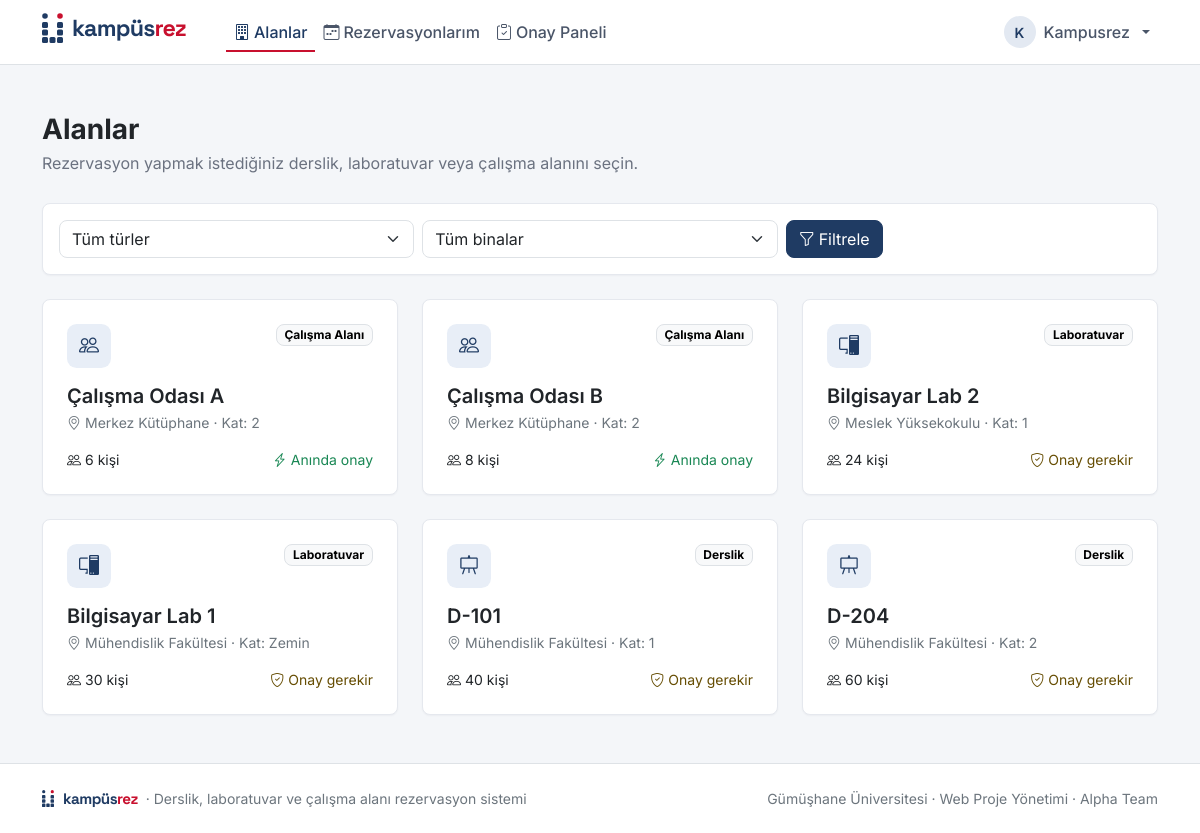
Screenshot of /alanlar/ (signed in) with the database file from the repository.
### accounts/models.py (models this page shows, shortened)
class User(AbstractUser):
    class Role(models.TextChoices):
        STUDENT = "student", "Öğrenci"
        ACADEMIC = "academic", "Akademik Personel"
        ADMIN = "admin", "Yönetici"
    role = models.CharField("Rol", max_length=20, choices=Role.choices, default=Role.STUDENT)
    school_number = models.CharField("Öğrenci / Personel No", max_length=20, blank=True)
    no_show_count = models.PositiveIntegerField("Gelmeme sayısı", default=0)
    restricted_until = models.DateTimeField("Kısıtlama bitişi", null=True, blank=True)
    class Meta:
        verbose_name = "Kullanıcı"
        verbose_name_plural = "Kullanıcılar"
    @property
    def is_admin_role(self):
        return self.role == self.Role.ADMIN
    @property
    def can_manage_reservations(self):
        return self.is_authenticated and (self.is_admin_role or self.is_superuser)

### spaces/models.py (models this page shows, shortened)
class Space(models.Model):
    class SpaceType(models.TextChoices):
        CLASSROOM = "classroom", "Derslik"
        LAB = "lab", "Laboratuvar"
        STUDY_ROOM = "study_room", "Çalışma Alanı"
    name = models.CharField("Alan adı", max_length=100)
    space_type = models.CharField("Alan türü", max_length=20, choices=SpaceType.choices)
    building = models.CharField("Bina", max_length=100)
    floor = models.CharField("Kat", max_length=20, blank=True)
    capacity = models.PositiveIntegerField("Kapasite")
    equipment = models.TextField(
        "Donanım", blank=True, help_text="Örn. projeksiyon, 30 bilgisayar, akıllı tahta"
    )
    is_active = models.BooleanField("Rezervasyona açık", default=True)
    requires_approval = models.BooleanField("Onay gerekli", default=False)
    max_duration_hours = models.PositiveSmallIntegerField("En fazla süre (saat)", default=2)
    weekly_limit = models.PositiveSmallIntegerField("Haftalık hak", default=3)
    max_advance_days = models.PositiveSmallIntegerField("En fazla kaç gün önceden", default=7)
    class Meta:
        verbose_name = "Alan"
        verbose_name_plural = "Alanlar"
        ordering = ["building", "name"]

### spaces/views.py (the view)
# urls.py: path("", views.space_list, name="list"),
@login_required
def space_list(request):
    spaces = Space.objects.filter(is_active=True)
    selected_type = request.GET.get("tur", "")
    selected_building = request.GET.get("bina", "")
    if selected_type:
        spaces = spaces.filter(space_type=selected_type)
    if selected_building:
        spaces = spaces.filter(building=selected_building)
    buildings = (
        Space.objects.filter(is_active=True).order_by("building")
        .values_list("building", flat=True).distinct()
    )
    return render(request, "spaces/space_list.html", {
        "spaces": spaces,
        "space_types": Space.SpaceType.choices,
        "buildings": buildings,
        "selected_type": selected_type,
        "selected_building": selected_building,
    })

### core/templatetags/ui.py (called while the page is built)
@register.filter
def space_icon(space):
    return SPACE_ICONS.get(space.space_type, "bi-building")

### templates/spaces/space_list.html (shortened to what this page needs)
{% extends "base.html" %}
{% load ui %}
{% block content %}
    <div class="page-header">
        <h1>Alanlar</h1>
        <p>Rezervasyon yapmak istediğiniz derslik, laboratuvar veya çalışma alanını seçin.</p>
    </div>
    <form method="get" class="card p-3 mb-4">
        <div class="row g-2 align-items-center">
            <div class="col-sm-5 col-lg-4">
                <select name="tur" class="form-select" aria-label="Alan türü">
                    <option value="">Tüm türler</option>
                </select>
            </div>
            <div class="col-sm-5 col-lg-4">
                <select name="bina" class="form-select" aria-label="Bina">
                    <option value="">Tüm binalar</option>
                </select>
            </div>
            <div class="col-sm-2 col-lg-auto d-flex gap-2">
                <button type="submit" class="btn btn-primary"><i class="bi bi-funnel me-1"></i>Filtrele</button>
            </div>
        </div>
    </form>
    <div class="row g-4">
        {% for space in spaces %}
            <div class="col-sm-6 col-lg-4">
                <a href="{% url 'spaces:detail' space.pk %}" class="card card-hover h-100 p-4 text-decoration-none text-body">
                    <div class="d-flex justify-content-between align-items-start mb-3">
                        <span class="icon-tile"><i class="bi {{ space|space_icon }}"></i></span>
                        <span class="badge text-bg-light border">{{ space.get_space_type_display }}</span>
                    </div>
                    <h2 class="h5 fw-semibold mb-1">{{ space.name }}</h2>
                    <p class="text-secondary small mb-3">
                        <i class="bi bi-geo-alt me-1"></i>{{ space.building }}{% if space.floor %} · Kat: {{ space.floor }}{% endif %}
                    </p>
                    <div class="d-flex justify-content-between small mt-auto">
                        <span><i class="bi bi-people me-1"></i>{{ space.capacity }} kişi</span>
                        {% if space.requires_approval %}
                            <span class="text-warning-emphasis"><i class="bi bi-shield-check me-1"></i>Onay gerekir</span>
                        {% else %}
                            <span class="text-success"><i class="bi bi-lightning-charge me-1"></i>Anında onay</span>
                        {% endif %}
                    </div>
                </a>
            </div>
        {% endfor %}
    </div>
{% endblock %}

### templates/base.html (shortened to what this page needs)
{% load static %}
<!DOCTYPE html>
<html lang="tr">
<head>
    <link rel="stylesheet" href="https://cdn.jsdelivr.net/npm/bootstrap@5.3.3/dist/css/bootstrap.min.css">
    <link rel="stylesheet" href="https://cdn.jsdelivr.net/npm/bootstrap-icons@1.11.3/font/bootstrap-icons.min.css">
    <link rel="stylesheet" href="{% static 'css/style.css' %}">
</head>
<body class="d-flex flex-column min-vh-100">
    <nav class="navbar navbar-expand-lg bg-white border-bottom sticky-top">
        <div class="container">
            <a class="navbar-brand" href="{% url 'home' %}" aria-label="KampüsRez ana sayfa">
                {% include "partials/logo.html" %}
            </a>
            <div class="collapse navbar-collapse" id="mainNav">
                {% if user.is_authenticated %}
                    {% with url_name=request.resolver_match.url_name ns=request.resolver_match.namespace %}
                    <ul class="navbar-nav me-auto ms-lg-4">
                        <li class="nav-item">
                            <a class="nav-link {% if ns == 'spaces' %}active{% endif %}" href="{% url 'spaces:list' %}">
                                <i class="bi bi-building me-1"></i>Alanlar
                            </a>
                        </li>
                        <li class="nav-item">
                            <a class="nav-link {% if ns == 'reservations' and url_name != 'manage' %}active{% endif %}" href="{% url 'reservations:my' %}">
                                <i class="bi bi-calendar-week me-1"></i>Rezervasyonlarım
                            </a>
                        </li>
                        {% if user.can_manage_reservations %}
                            <li class="nav-item">
                                <a class="nav-link {% if url_name == 'manage' %}active{% endif %}" href="{% url 'reservations:manage' %}">
                                    <i class="bi bi-clipboard-check me-1"></i>Onay Paneli
                                </a>
                            </li>
                        {% endif %}
                    </ul>
                    {% endwith %}
                    <ul class="navbar-nav ms-auto">
                        <li class="nav-item dropdown">
                            <a class="nav-link dropdown-toggle d-flex align-items-center gap-2" href="#" role="button"
                               data-bs-toggle="dropdown" aria-expanded="false">
                                <span class="avatar">{{ user.first_name|default:user.username|first|upper }}</span>
                                <span>{{ user.first_name|default:user.username }}</span>
                            </a>
                        </li>
                    </ul>
                {% else %}
                    <div class="ms-auto d-flex gap-2 py-2 py-lg-0">
                        <a href="{% url 'accounts:login' %}" class="btn btn-outline-primary">Giriş Yap</a>
                        <a href="{% url 'accounts:register' %}" class="btn btn-primary">Kayıt Ol</a>
                    </div>
                {% endif %}
            </div>
        </div>
    </nav>
    <main class="flex-grow-1 py-4 py-lg-5">
        <div class="container">
            {% block content %}{% endblock %}
        </div>
    </main>
    <footer class="site-footer border-top bg-white">
        <div class="container py-4 d-flex flex-column flex-md-row justify-content-between gap-2 small text-secondary">
            <span class="d-flex align-items-center gap-2">{% include "partials/logo.html" with size="sm" %}<span>· Derslik, laboratuvar ve çalışma alanı rezervasyon sistemi</span></span>
            <span>Gümüşhane Üniversitesi · Web Proje Yönetimi · Alpha Team</span>
        </div>
    </footer>
</body>
</html>

### static/css/style.css (style rules this page uses)
:root { --kr-navy: #1f3b63; --kr-navy-dark: #162b49; --kr-red: #c8102e; --kr-bg: #f4f6f9; --bs-primary: var(--kr-navy); --bs-primary-rgb: 31, 59, 99; --bs-link-color: var(--kr-navy); --bs-link-color-rgb: 31, 59, 99; --bs-link-hover-color: var(--kr-navy-dark); --bs-body-font-family: "Inter", system-ui, -apple-system, "Segoe UI", Roboto, sans-serif; --bs-border-radius: 0.5rem; }
body { background-color: var(--kr-bg); }
.btn-primary { --bs-btn-bg: var(--kr-navy); --bs-btn-border-color: var(--kr-navy); --bs-btn-hover-bg: var(--kr-navy-dark); --bs-btn-hover-border-color: var(--kr-navy-dark); --bs-btn-active-bg: var(--kr-navy-dark); --bs-btn-active-border-color: var(--kr-navy-dark); --bs-btn-disabled-bg: var(--kr-navy); --bs-btn-disabled-border-color: var(--kr-navy); }
.navbar .nav-link { color: #4a5568; font-weight: 500; }
.navbar .nav-link.active { color: var(--kr-navy); box-shadow: inset 0 -2px 0 var(--kr-red); }
.avatar { display: inline-flex; align-items: center; justify-content: center; width: 2rem; height: 2rem; border-radius: 50%; background: #e3e9f2; color: var(--kr-navy); font-weight: 600; font-size: 0.875rem; }
.page-header { margin-bottom: 1.75rem; }
.page-header h1 { font-size: 1.75rem; font-weight: 700; margin-bottom: 0.25rem; }
.page-header p { color: #6b7280; margin-bottom: 0; }
.card { border: 1px solid #e5e8ee; box-shadow: 0 1px 2px rgba(16, 24, 40, 0.04); }
.card-hover { transition: border-color 0.15s, box-shadow 0.15s, transform 0.15s; }
.icon-tile { display: inline-flex; align-items: center; justify-content: center; width: 2.75rem; height: 2.75rem; border-radius: 0.6rem; background: #e8eef7; color: var(--kr-navy); font-size: 1.25rem; }
.site-footer { margin-top: auto; }

### rows the page displays
User: first_name|first "K", first_name "Kampusrez"
Space: space_type "Çalışma Alanı", name "Çalışma Odası A", building "Merkez Kütüphane", floor "2", capacity "6", requires_approval False (drawn)
Space: space_type "Çalışma Alanı", name "Çalışma Odası B", building "Merkez Kütüphane", floor "2", capacity "8", requires_approval False (drawn)
Space: space_type "Laboratuvar", name "Bilgisayar Lab 2", building "Meslek Yüksekokulu", floor "1", capacity "24", requires_approval True (drawn)
Space: space_type "Laboratuvar", name "Bilgisayar Lab 1", building "Mühendislik Fakültesi", floor "Zemin", capacity "30", requires_approval True (drawn)
Space: space_type "Derslik", name "D-101", building "Mühendislik Fakültesi", floor "1", capacity "40", requires_approval True (drawn)
Space: space_type "Derslik", name "D-204", building "Mühendislik Fakültesi", floor "2", capacity "60", requires_approval True (drawn)
